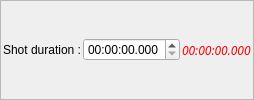
        <widget class="QFrame" name="FrameShot">
         <property name="sizePolicy">
          <sizepolicy hsizetype="Expanding" vsizetype="Preferred">
           <horstretch>0</horstretch>
           <verstretch>0</verstretch>
          </sizepolicy>
         </property>
         <property name="frameShape">
          <enum>QFrame::StyledPanel</enum>
         </property>
         <property name="frameShadow">
          <enum>QFrame::Sunken</enum>
         </property>
         <layout class="QHBoxLayout" name="horizontalLayout_17">
          <property name="spacing">
           <number>2</number>
          </property>
          <property name="leftMargin">
           <number>2</number>
          </property>
          <property name="topMargin">
           <number>2</number>
          </property>
          <property name="rightMargin">
           <number>2</number>
          </property>
          <property name="bottomMargin">
           <number>2</number>
          </property>
          <item>
           <widget class="QLabel" name="label_15">
            <property name="text">
             <string>Shot duration :</string>
            </property>
            <property name="alignment">
             <set>Qt::AlignRight|Qt::AlignTrailing|Qt::AlignVCenter</set>
            </property>
           </widget>
          </item>
          <item>
           <widget class="cQDateTimeEdit" name="ShotDurationED">
            <property name="toolTip">
             <string>Indicate here the duration of the currently selected shot

For the last shot of the slide, there is a minimum duration.

The following rules are used to calculate the minimum duration of the shot:
- The total slide duration cannot be lower than the sum of the durations of the entering transition of the slide plus that of the transition to the following slide.
- The total slide duration must permit complete play of the longest video sequence (time of breaks is taken into account).
- The total slide duration cannot be lower than 1:30 second

If you specify a duration lower than the minimum calculated duration for the shot, it is this minimum duration that will be used in place of the value which you specified.</string>
            </property>
            <property name="maximumDateTime">
             <datetime>
              <hour>11</hour>
              <minute>59</minute>
              <second>59</second>
              <year>2000</year>
              <month>1</month>
              <day>1</day>
             </datetime>
            </property>
            <property name="maximumTime">
             <time>
              <hour>11</hour>
              <minute>59</minute>
              <second>59</second>
             </time>
            </property>
            <property name="currentSection">
             <enum>QDateTimeEdit::SecondSection</enum>
            </property>
            <property name="displayFormat">
             <string>HH:mm:ss.zzz</string>
            </property>
            <property name="currentSectionIndex">
             <number>2</number>
            </property>
           </widget>
          </item>
          <item>
           <widget class="QLabel" name="MinShotDurationLabel">
            <property name="sizePolicy">
             <sizepolicy hsizetype="Expanding" vsizetype="Preferred">
              <horstretch>0</horstretch>
              <verstretch>0</verstretch>
             </sizepolicy>
            </property>
            <property name="font">
             <font>
              <family>Sans Serif</family>
              <pointsize>9</pointsize>
              <weight>50</weight>
              <italic>true</italic>
              <bold>false</bold>
             </font>
            </property>
            <property name="styleSheet">
             <string notr="true">QLabel {
    color:rgb(255, 0, 0);
	font: italic 9pt &quot;Sans Serif&quot;;
}</string>
            </property>
            <property name="text">
             <string notr="true">00:00:00.000</string>
            </property>
           </widget>
          </item>
         </layout>
        </widget>
